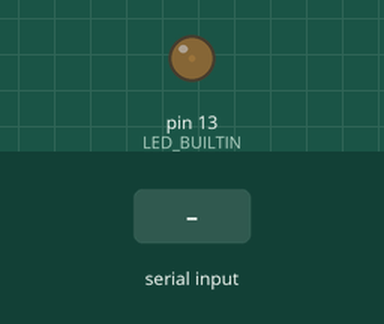
Recording of a sketch running on a simulated Arduino Uno, built with avr-gcc and run on an emulated ATmega328P. Shown: output pins drawn as LEDs (lit = HIGH). Dashed ring = blinking. Inputs (shaded band) come from the test bench. What the sketch prints to the serial monitor is not drawn.

Above: at 1.2 s.
1.3 s: "90,45\n" received over Serial
4.3 s: "5\n" received over Serial
At 5.1 s:
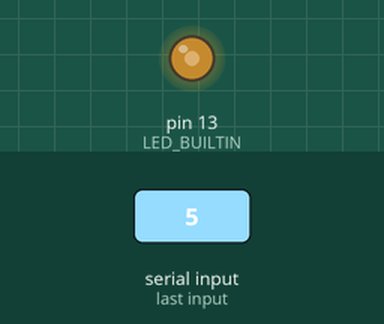
6.0 s: "200\n" received over Serial
At 6.53 s:
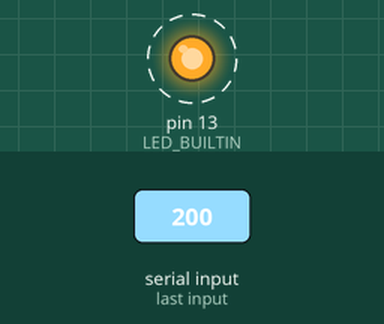
Timing chart, 0 to 15.0 s (numbered marks = the images above; inputs shaded):
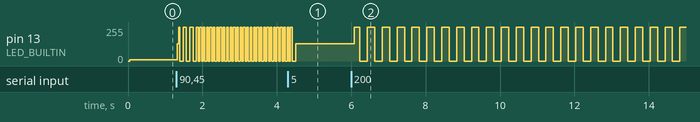

Measured:
- after the input at 6.0 s, pin 13 (LED_BUILTIN): alternates 255/255 for 0.20 s and 0/255 for 0.20 s, starting after 0.08 s

The sketch:

atoi-convert.ino
```cpp
/**
 * demonstrate atoi
 */


int indx = 0;
int max_chars = 5;
char str[6]; // one extra for storing the nul termination character

int blink_rate;

void setup() {

  Serial.begin(115200);
  pinMode(LED_BUILTIN, OUTPUT);
}

void loop() {

  if(Serial.available()){
    char c = Serial.read();
    if(indx < max_chars && c >= '0' && c <= '9') {
      str[indx++] = c;
    } else {
      // process the received str
      str[indx] = 0;
      blink_rate = atoi(str);
      indx = 0;
    }
  }

  blink();
  Serial.println(blink_rate);

}

void blink() {
  digitalWrite(LED_BUILTIN, HIGH);
  delay(blink_rate);
  digitalWrite(LED_BUILTIN, LOW);
  delay(blink_rate);
}
```
